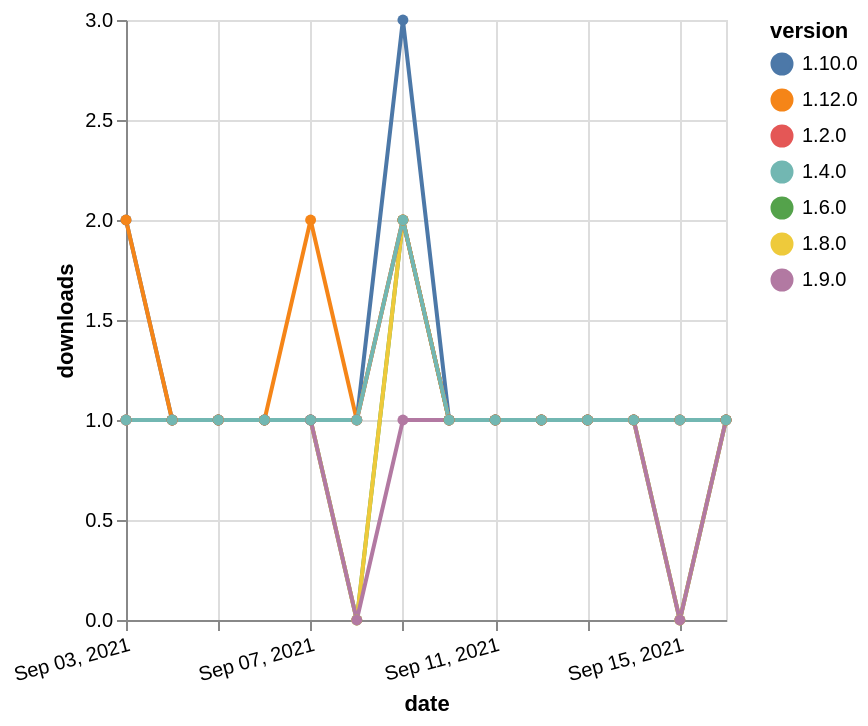

Describe this chart as a Vega-Lite specification.
### Vega-Lite specification from a JSON file in a GitHub repository (floating-point values rounded to 4 significant figures)
{"$schema": "https://vega.github.io/schema/vega-lite/v5.json", "description": "A simple bar chart with embedded data.", "data": {"values": [{"date": "2021-09-03", "total": 178, "delta": 1, "version": "1.6.0"}, {"date": "2021-09-04", "total": 179, "delta": 1, "version": "1.6.0"}, {"date": "2021-09-05", "total": 180, "delta": 1, "version": "1.6.0"}, {"date": "2021-09-06", "total": 181, "delta": 1, "version": "1.6.0"}, {"date": "2021-09-07", "total": 182, "delta": 1, "version": "1.6.0"}, {"date": "2021-09-08", "total": 182, "delta": 0, "version": "1.6.0"}, {"date": "2021-09-09", "total": 184, "delta": 2, "version": "1.6.0"}, {"date": "2021-09-10", "total": 185, "delta": 1, "version": "1.6.0"}, {"date": "2021-09-11", "total": 186, "delta": 1, "version": "1.6.0"}, {"date": "2021-09-12", "total": 187, "delta": 1, "version": "1.6.0"}, {"date": "2021-09-13", "total": 188, "delta": 1, "version": "1.6.0"}, {"date": "2021-09-14", "total": 189, "delta": 1, "version": "1.6.0"}, {"date": "2021-09-15", "total": 189, "delta": 0, "version": "1.6.0"}, {"date": "2021-09-16", "total": 190, "delta": 1, "version": "1.6.0"}, {"date": "2021-09-03", "total": 144, "delta": 1, "version": "1.8.0"}, {"date": "2021-09-04", "total": 145, "delta": 1, "version": "1.8.0"}, {"date": "2021-09-05", "total": 146, "delta": 1, "version": "1.8.0"}, {"date": "2021-09-06", "total": 147, "delta": 1, "version": "1.8.0"}, {"date": "2021-09-07", "total": 148, "delta": 1, "version": "1.8.0"}, {"date": "2021-09-08", "total": 148, "delta": 0, "version": "1.8.0"}, {"date": "2021-09-09", "total": 150, "delta": 2, "version": "1.8.0"}, {"date": "2021-09-10", "total": 151, "delta": 1, "version": "1.8.0"}, {"date": "2021-09-11", "total": 152, "delta": 1, "version": "1.8.0"}, {"date": "2021-09-12", "total": 153, "delta": 1, "version": "1.8.0"}, {"date": "2021-09-13", "total": 154, "delta": 1, "version": "1.8.0"}, {"date": "2021-09-14", "total": 155, "delta": 1, "version": "1.8.0"}, {"date": "2021-09-15", "total": 155, "delta": 0, "version": "1.8.0"}, {"date": "2021-09-16", "total": 156, "delta": 1, "version": "1.8.0"}, {"date": "2021-09-03", "total": 145, "delta": 1, "version": "1.9.0"}, {"date": "2021-09-04", "total": 146, "delta": 1, "version": "1.9.0"}, {"date": "2021-09-05", "total": 147, "delta": 1, "version": "1.9.0"}, {"date": "2021-09-06", "total": 148, "delta": 1, "version": "1.9.0"}, {"date": "2021-09-07", "total": 149, "delta": 1, "version": "1.9.0"}, {"date": "2021-09-08", "total": 149, "delta": 0, "version": "1.9.0"}, {"date": "2021-09-09", "total": 150, "delta": 1, "version": "1.9.0"}, {"date": "2021-09-10", "total": 151, "delta": 1, "version": "1.9.0"}, {"date": "2021-09-11", "total": 152, "delta": 1, "version": "1.9.0"}, {"date": "2021-09-12", "total": 153, "delta": 1, "version": "1.9.0"}, {"date": "2021-09-13", "total": 154, "delta": 1, "version": "1.9.0"}, {"date": "2021-09-14", "total": 155, "delta": 1, "version": "1.9.0"}, {"date": "2021-09-15", "total": 155, "delta": 0, "version": "1.9.0"}, {"date": "2021-09-16", "total": 156, "delta": 1, "version": "1.9.0"}, {"date": "2021-09-03", "total": 169, "delta": 2, "version": "1.10.0"}, {"date": "2021-09-04", "total": 170, "delta": 1, "version": "1.10.0"}, {"date": "2021-09-05", "total": 171, "delta": 1, "version": "1.10.0"}, {"date": "2021-09-06", "total": 172, "delta": 1, "version": "1.10.0"}, {"date": "2021-09-07", "total": 173, "delta": 1, "version": "1.10.0"}, {"date": "2021-09-08", "total": 174, "delta": 1, "version": "1.10.0"}, {"date": "2021-09-09", "total": 177, "delta": 3, "version": "1.10.0"}, {"date": "2021-09-10", "total": 178, "delta": 1, "version": "1.10.0"}, {"date": "2021-09-11", "total": 179, "delta": 1, "version": "1.10.0"}, {"date": "2021-09-12", "total": 180, "delta": 1, "version": "1.10.0"}, {"date": "2021-09-13", "total": 181, "delta": 1, "version": "1.10.0"}, {"date": "2021-09-14", "total": 182, "delta": 1, "version": "1.10.0"}, {"date": "2021-09-15", "total": 183, "delta": 1, "version": "1.10.0"}, {"date": "2021-09-16", "total": 184, "delta": 1, "version": "1.10.0"}, {"date": "2021-09-03", "total": 226, "delta": 1, "version": "1.2.0"}, {"date": "2021-09-04", "total": 227, "delta": 1, "version": "1.2.0"}, {"date": "2021-09-05", "total": 228, "delta": 1, "version": "1.2.0"}, {"date": "2021-09-06", "total": 229, "delta": 1, "version": "1.2.0"}, {"date": "2021-09-07", "total": 230, "delta": 1, "version": "1.2.0"}, {"date": "2021-09-08", "total": 231, "delta": 1, "version": "1.2.0"}, {"date": "2021-09-09", "total": 233, "delta": 2, "version": "1.2.0"}, {"date": "2021-09-10", "total": 234, "delta": 1, "version": "1.2.0"}, {"date": "2021-09-11", "total": 235, "delta": 1, "version": "1.2.0"}, {"date": "2021-09-12", "total": 236, "delta": 1, "version": "1.2.0"}, {"date": "2021-09-13", "total": 237, "delta": 1, "version": "1.2.0"}, {"date": "2021-09-14", "total": 238, "delta": 1, "version": "1.2.0"}, {"date": "2021-09-15", "total": 239, "delta": 1, "version": "1.2.0"}, {"date": "2021-09-16", "total": 240, "delta": 1, "version": "1.2.0"}, {"date": "2021-09-03", "total": 118, "delta": 2, "version": "1.12.0"}, {"date": "2021-09-04", "total": 119, "delta": 1, "version": "1.12.0"}, {"date": "2021-09-05", "total": 120, "delta": 1, "version": "1.12.0"}, {"date": "2021-09-06", "total": 121, "delta": 1, "version": "1.12.0"}, {"date": "2021-09-07", "total": 123, "delta": 2, "version": "1.12.0"}, {"date": "2021-09-08", "total": 124, "delta": 1, "version": "1.12.0"}, {"date": "2021-09-09", "total": 126, "delta": 2, "version": "1.12.0"}, {"date": "2021-09-10", "total": 127, "delta": 1, "version": "1.12.0"}, {"date": "2021-09-11", "total": 128, "delta": 1, "version": "1.12.0"}, {"date": "2021-09-12", "total": 129, "delta": 1, "version": "1.12.0"}, {"date": "2021-09-13", "total": 130, "delta": 1, "version": "1.12.0"}, {"date": "2021-09-14", "total": 131, "delta": 1, "version": "1.12.0"}, {"date": "2021-09-15", "total": 132, "delta": 1, "version": "1.12.0"}, {"date": "2021-09-16", "total": 133, "delta": 1, "version": "1.12.0"}, {"date": "2021-09-03", "total": 299, "delta": 1, "version": "1.4.0"}, {"date": "2021-09-04", "total": 300, "delta": 1, "version": "1.4.0"}, {"date": "2021-09-05", "total": 301, "delta": 1, "version": "1.4.0"}, {"date": "2021-09-06", "total": 302, "delta": 1, "version": "1.4.0"}, {"date": "2021-09-07", "total": 303, "delta": 1, "version": "1.4.0"}, {"date": "2021-09-08", "total": 304, "delta": 1, "version": "1.4.0"}, {"date": "2021-09-09", "total": 306, "delta": 2, "version": "1.4.0"}, {"date": "2021-09-10", "total": 307, "delta": 1, "version": "1.4.0"}, {"date": "2021-09-11", "total": 308, "delta": 1, "version": "1.4.0"}, {"date": "2021-09-12", "total": 309, "delta": 1, "version": "1.4.0"}, {"date": "2021-09-13", "total": 310, "delta": 1, "version": "1.4.0"}, {"date": "2021-09-14", "total": 311, "delta": 1, "version": "1.4.0"}, {"date": "2021-09-15", "total": 312, "delta": 1, "version": "1.4.0"}, {"date": "2021-09-16", "total": 313, "delta": 1, "version": "1.4.0"}]}, "width": "container", "mark": {"type": "line", "point": {"filled": true}}, "encoding": {"x": {"field": "date", "type": "temporal", "timeUnit": "yearmonthdate", "title": "date", "axis": {"labelAngle": -15}}, "y": {"field": "delta", "type": "quantitative", "title": "downloads"}, "color": {"field": "version", "type": "nominal"}, "tooltip": {"field": "delta"}}}
